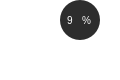
    <widget class="QWidget" name="widget_17" native="true">
     <property name="geometry">
      <rect>
       <x>1580</x>
       <y>800</y>
       <width>120</width>
       <height>80</height>
      </rect>
     </property>
     <property name="styleSheet">
      <string notr="true">background-color: rgba(255, 255, 255, 0);</string>
     </property>
     <widget class="QFrame" name="frame_12">
      <property name="geometry">
       <rect>
        <x>60</x>
        <y>0</y>
        <width>40</width>
        <height>40</height>
       </rect>
      </property>
      <property name="styleSheet">
       <string notr="true">QFrame{
background-color: rgb(45, 45, 45);
border-radius:20px;
}</string>
      </property>
      <property name="frameShape">
       <enum>QFrame::StyledPanel</enum>
      </property>
      <property name="frameShadow">
       <enum>QFrame::Plain</enum>
      </property>
      <widget class="QWidget" name="widget_20" native="true">
       <property name="geometry">
        <rect>
         <x>0</x>
         <y>10</y>
         <width>51</width>
         <height>21</height>
        </rect>
       </property>
       <property name="styleSheet">
        <string notr="true">background-color: rgba(255, 255, 255, 0);</string>
       </property>
       <widget class="QWidget" name="horizontalLayoutWidget_12">
        <property name="geometry">
         <rect>
          <x>0</x>
          <y>0</y>
          <width>32</width>
          <height>21</height>
         </rect>
        </property>
        <layout class="QHBoxLayout" name="horizontalLayout_12">
         <item>
          <widget class="QLabel" name="Finential_statistic1_33">
           <property name="styleSheet">
            <string notr="true">color:white;
background-color: rgba(255, 255, 255, 0);
font: 10px;
padding-left:5px;
text-align: right;</string>
           </property>
           <property name="text">
            <string>9</string>
           </property>
           <property name="wordWrap">
            <bool>true</bool>
           </property>
          </widget>
         </item>
         <item>
          <widget class="QLabel" name="Finential_statistic1_34">
           <property name="styleSheet">
            <string notr="true">color:white;
font: 10px;
background-color:rgba(255, 255, 255, 0);</string>
           </property>
           <property name="frameShadow">
            <enum>QFrame::Raised</enum>
           </property>
           <property name="text">
            <string>%</string>
           </property>
           <property name="wordWrap">
            <bool>true</bool>
           </property>
          </widget>
         </item>
        </layout>
       </widget>
      </widget>
     </widget>
     <widget class="QLabel" name="Finential_statistic1_28">
      <property name="geometry">
       <rect>
        <x>0</x>
        <y>0</y>
        <width>101</width>
        <height>19</height>
       </rect>
      </property>
      <property name="styleSheet">
       <string notr="true">color:white;
background-color: rgba(255, 255, 255, 0);
font: 10px;
padding-left:5px;
text-align: right;</string>
      </property>
      <property name="text">
       <string>Prime</string>
      </property>
      <property name="wordWrap">
       <bool>true</bool>
      </property>
     </widget>
     <widget class="QLabel" name="Finential_statistic1_35">
      <property name="geometry">
       <rect>
        <x>0</x>
        <y>20</y>
        <width>41</width>
        <height>20</height>
       </rect>
      </property>
      <property name="styleSheet">
       <string notr="true">color:white;
background-color: rgba(255, 255, 255, 0);
font: 10px;
padding-left:5px;
text-align: right;</string>
      </property>
      <property name="text">
       <string>71,220</string>
      </property>
      <property name="wordWrap">
       <bool>true</bool>
      </property>
     </widget>
    </widget>
